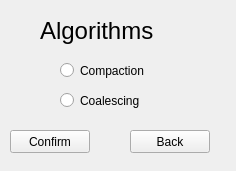
<?xml version="1.0" encoding="UTF-8"?>
<ui version="4.0">
 <class>FragmentationSolutionWindow</class>
 <widget class="QMainWindow" name="FragmentationSolutionWindow">
  <property name="geometry">
   <rect>
    <x>0</x>
    <y>0</y>
    <width>236</width>
    <height>171</height>
   </rect>
  </property>
  <property name="windowTitle">
   <string>Fragmentation Solution Algorithms</string>
  </property>
  <widget class="QWidget" name="centralwidget">
   <widget class="QPushButton" name="Button_Confirm">
    <property name="geometry">
     <rect>
      <x>10</x>
      <y>130</y>
      <width>80</width>
      <height>23</height>
     </rect>
    </property>
    <property name="text">
     <string>Confirm</string>
    </property>
   </widget>
   <widget class="QPushButton" name="Button_Back">
    <property name="geometry">
     <rect>
      <x>130</x>
      <y>130</y>
      <width>80</width>
      <height>23</height>
     </rect>
    </property>
    <property name="text">
     <string>Back</string>
    </property>
   </widget>
   <widget class="QLabel" name="Label_Algorithms">
    <property name="geometry">
     <rect>
      <x>40</x>
      <y>10</y>
      <width>141</width>
      <height>41</height>
     </rect>
    </property>
    <property name="font">
     <font>
      <pointsize>18</pointsize>
     </font>
    </property>
    <property name="text">
     <string>Algorithms</string>
    </property>
   </widget>
   <widget class="QRadioButton" name="RadioButton_Compaction">
    <property name="geometry">
     <rect>
      <x>60</x>
      <y>60</y>
      <width>99</width>
      <height>21</height>
     </rect>
    </property>
    <property name="text">
     <string>Compaction</string>
    </property>
    <attribute name="buttonGroup">
     <string notr="true">buttonGroup</string>
    </attribute>
   </widget>
   <widget class="QRadioButton" name="RadioButton_Coalescing">
    <property name="geometry">
     <rect>
      <x>60</x>
      <y>90</y>
      <width>99</width>
      <height>21</height>
     </rect>
    </property>
    <property name="text">
     <string>Coalescing</string>
    </property>
    <attribute name="buttonGroup">
     <string notr="true">buttonGroup</string>
    </attribute>
   </widget>
  </widget>
 </widget>
 <resources/>
 <connections/>
 <buttongroups>
  <buttongroup name="buttonGroup"/>
 </buttongroups>
</ui>
